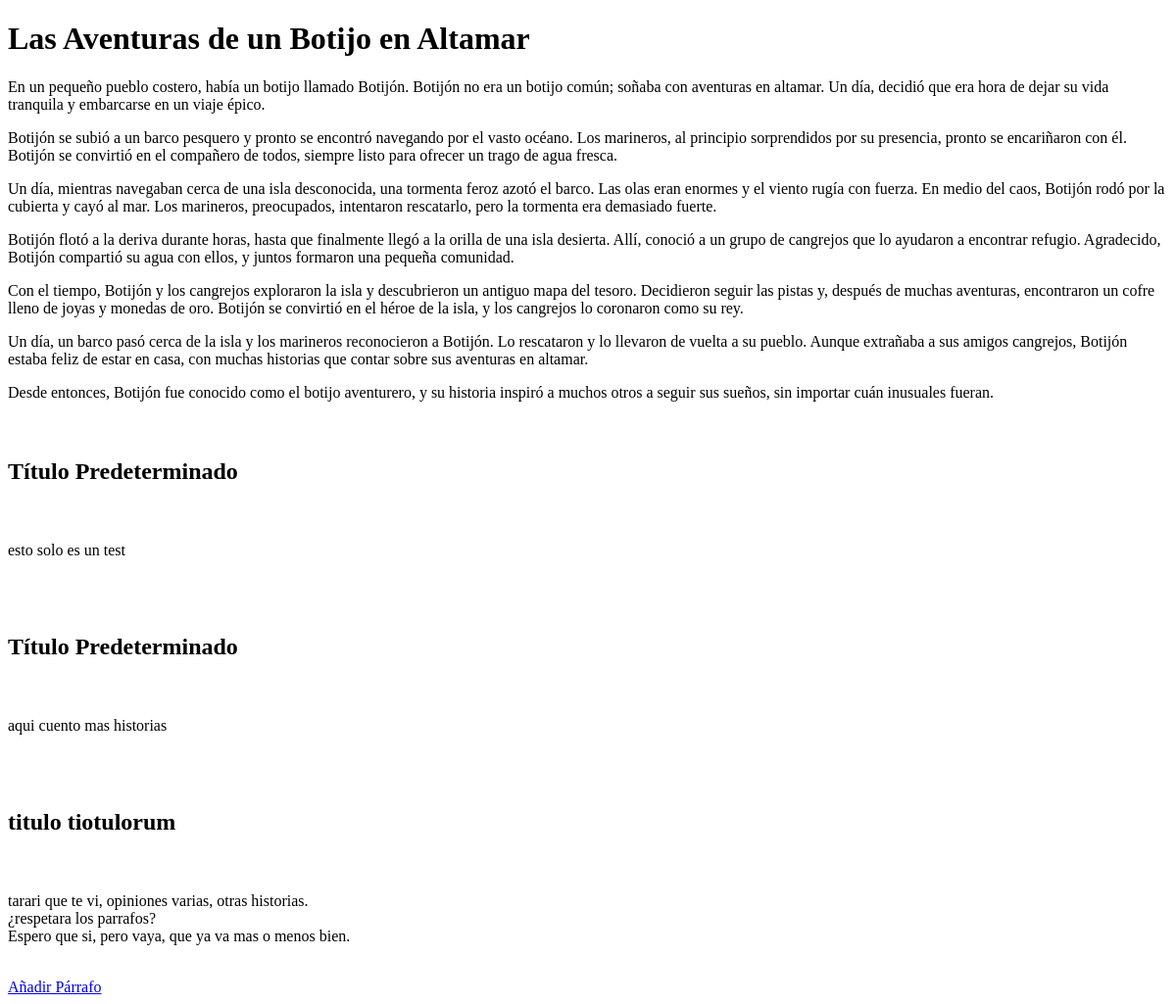
Before: / with the older database file.
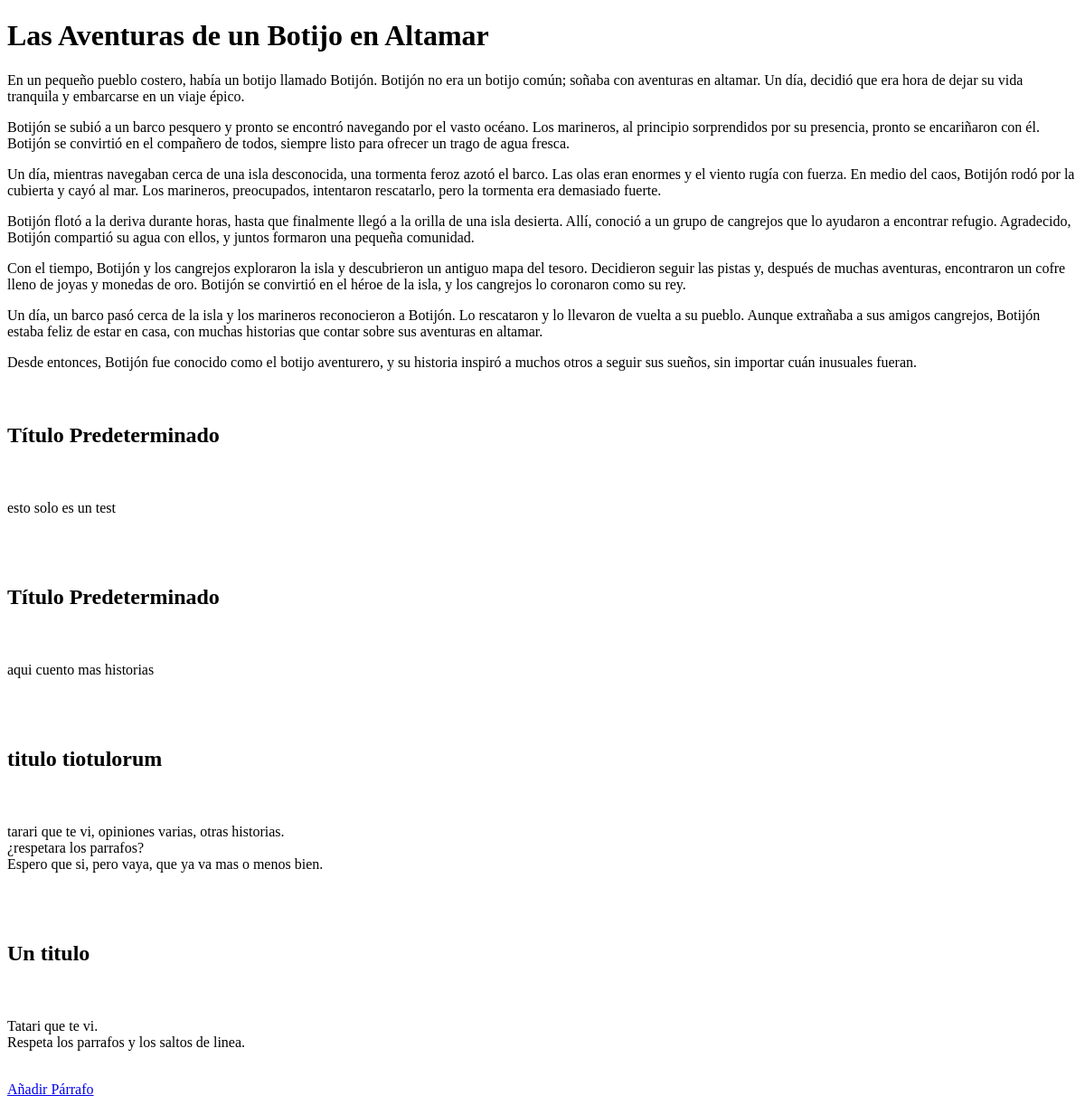
After: the same page with the newer database file.
### parrafos/models.py (models this page shows, shortened)
class Parrafo(models.Model):
    titulo = models.CharField(max_length=200, default="Título Predeterminado")
    texto = models.TextField()
    fecha_creacion = models.DateTimeField(auto_now_add=True)

### parrafos/views.py (the view)
# urls.py: path('', views.mostrar_texto, name='mostrar_texto'),
def mostrar_texto(request):
    parrafos = Parrafo.objects.all().order_by('fecha_creacion')
    return render(request, 'parrafos/mostrar_texto.html', {'parrafos': parrafos})

### parrafos/templates/parrafos/mostrar_texto.html (shortened to what this page needs)
<!DOCTYPE html>
<html lang="es">
<head>
</head>
<body>
    <h1>Las Aventuras de un Botijo en Altamar</h1>
    <p>En un pequeño pueblo costero, había un botijo llamado Botijón. Botijón no era un botijo común; soñaba con aventuras en altamar. Un día, decidió que era hora de dejar su vida tranquila y embarcarse en un viaje épico.</p>
    <p>Botijón se subió a un barco pesquero y pronto se encontró navegando por el vasto océano. Los marineros, al principio sorprendidos por su presencia, pronto se encariñaron con él. Botijón se convirtió en el compañero de todos, siempre listo para ofrecer un trago de agua fresca.</p>
    <p>Un día, mientras navegaban cerca de una isla desconocida, una tormenta feroz azotó el barco. Las olas eran enormes y el viento rugía con fuerza. En medio del caos, Botijón rodó por la cubierta y cayó al mar. Los marineros, preocupados, intentaron rescatarlo, pero la tormenta era demasiado fuerte.</p>
    <p>Botijón flotó a la deriva durante horas, hasta que finalmente llegó a la orilla de una isla desierta. Allí, conoció a un grupo de cangrejos que lo ayudaron a encontrar refugio. Agradecido, Botijón compartió su agua con ellos, y juntos formaron una pequeña comunidad.</p>
    <p>Con el tiempo, Botijón y los cangrejos exploraron la isla y descubrieron un antiguo mapa del tesoro. Decidieron seguir las pistas y, después de muchas aventuras, encontraron un cofre lleno de joyas y monedas de oro. Botijón se convirtió en el héroe de la isla, y los cangrejos lo coronaron como su rey.</p>
    <p>Un día, un barco pasó cerca de la isla y los marineros reconocieron a Botijón. Lo rescataron y lo llevaron de vuelta a su pueblo. Aunque extrañaba a sus amigos cangrejos, Botijón estaba feliz de estar en casa, con muchas historias que contar sobre sus aventuras en altamar.</p>
    <p>Desde entonces, Botijón fue conocido como el botijo aventurero, y su historia inspiró a muchos otros a seguir sus sueños, sin importar cuán inusuales fueran.</p>
    <div id="texto">
        {% for parrafo in parrafos %}
            <div class="parrafo">
                <p class="titulo">{{ parrafo.titulo }}</p>
                <p>{{ parrafo.texto }}</p>
            </div>
        {% endfor %}
    </div>
    <a href="{% url 'anadir_parrafo' %}">Añadir Párrafo</a>
</body>
</html>

### parrafos/templates/parrafos/mostrar_texto.html (style rules this page uses)
.parrafo { white-space: pre-line; }
.titulo { font-weight: bold; font-size: 1.5em; }

Changed rows visible on the page:
added Parrafo: titulo "Un titulo", texto "Tatari que te vi. Respeta los parrafos y los saltos de linea."
